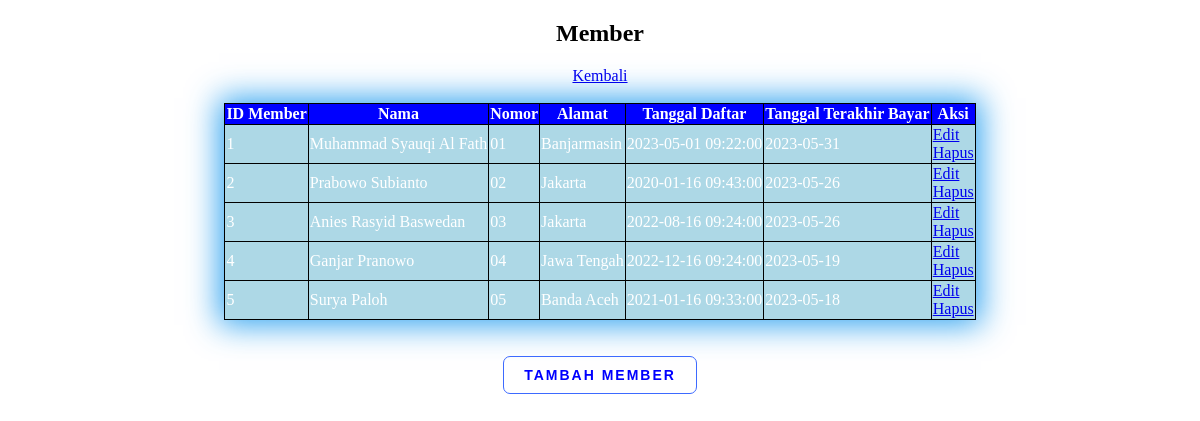
The page /member.php on the database its author committed.
### tables this page shows
CREATE TABLE `member` (
  `id_member` int(11) NOT NULL,
  `nama_member` varchar(250) NOT NULL,
  `nomor_member` varchar(15) NOT NULL,
  `alamat` text NOT NULL,
  `tgl_mendaftar` datetime NOT NULL,
  `tgl_terakhir_bayar` date NOT NULL
);

### model.php (the view, shortened to what this page needs)
<?php
require('Koneksi.php');
function tampilMember()
{
    global $conn;
    $member = mysqli_query($conn, "SELECT * FROM member");
    foreach ($member as $mb) {
        echo "<tr>";
        echo "<td>" . $mb['id_member'] . "</td>";
        echo "<td>" . $mb['nama_member'] . "</td>";
        echo "<td>" . $mb['nomor_member'] . "</td>";
        echo "<td>" . $mb['alamat'] . "</td>";
        echo "<td>" . $mb['tgl_mendaftar'] . "</td>";
        echo "<td>" . $mb['tgl_terakhir_bayar'] . "</td>";
        echo "<td>" . "<a href =
'FormMember.php?id_member=" . $mb['id_member'] . "'>Edit</a><br>";
        echo "<a href='Member.php?id_member=" . $mb['id_member'] . "'
onclick=\"return confirm('lanjut delete ?')\">Hapus</a> </td>";
        echo "</tr>";
    }
    echo "<a href='Index.php'>Kembali</a><br><br>";
}

### style2.css (style rules this page uses)
body { max-width: 900px; margin: auto; }
tr { border: black; }
td { background-color: lightblue; }

### rows shown on the page
member: id_member "1", nama_member "Muhammad Syauqi Al Fath", nomor_member "01", alamat "Banjarmasin", tgl_mendaftar "2023-05-01 09:22:00", tgl_terakhir_bayar "2023-05-31"
member: id_member "2", nama_member "Prabowo Subianto", nomor_member "02", alamat "Jakarta", tgl_mendaftar "2020-01-16 09:43:00", tgl_terakhir_bayar "2023-05-26"
member: id_member "3", nama_member "Anies Rasyid Baswedan", nomor_member "03", alamat "Jakarta", tgl_mendaftar "2022-08-16 09:24:00", tgl_terakhir_bayar "2023-05-26"
member: id_member "4", nama_member "Ganjar Pranowo", nomor_member "04", alamat "Jawa Tengah", tgl_mendaftar "2022-12-16 09:24:00", tgl_terakhir_bayar "2023-05-19"
member: id_member "5", nama_member "Surya Paloh", nomor_member "05", alamat "Banda Aceh", tgl_mendaftar "2021-01-16 09:33:00", tgl_terakhir_bayar "2023-05-18"
